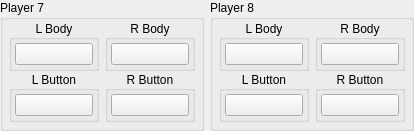
                <widget class="QWidget" name="player78Widget" native="true">
                 <layout class="QHBoxLayout" name="horizontalLayout_7">
                  <property name="leftMargin">
                   <number>0</number>
                  </property>
                  <property name="topMargin">
                   <number>0</number>
                  </property>
                  <property name="rightMargin">
                   <number>0</number>
                  </property>
                  <property name="bottomMargin">
                   <number>0</number>
                  </property>
                  <item>
                   <widget class="QGroupBox" name="player7Group">
                    <property name="title">
                     <string>Player 7</string>
                    </property>
                    <layout class="QHBoxLayout" name="horizontalLayout_12">
                     <property name="spacing">
                      <number>6</number>
                     </property>
                     <property name="leftMargin">
                      <number>6</number>
                     </property>
                     <property name="topMargin">
                      <number>0</number>
                     </property>
                     <property name="rightMargin">
                      <number>6</number>
                     </property>
                     <property name="bottomMargin">
                      <number>6</number>
                     </property>
                     <item>
                      <widget class="QWidget" name="player7LeftJoycon" native="true">
                       <layout class="QVBoxLayout" name="buttonMiscButtonsLeftJoyconVerticalLayout_12">
                        <property name="spacing">
                         <number>0</number>
                        </property>
                        <property name="leftMargin">
                         <number>0</number>
                        </property>
                        <property name="topMargin">
                         <number>0</number>
                        </property>
                        <property name="rightMargin">
                         <number>0</number>
                        </property>
                        <property name="bottomMargin">
                         <number>0</number>
                        </property>
                        <item alignment="Qt::AlignHCenter">
                         <widget class="QGroupBox" name="player7LeftBodyGroup">
                          <property name="title">
                           <string>L Body</string>
                          </property>
                          <property name="alignment">
                           <set>Qt::AlignCenter</set>
                          </property>
                          <layout class="QVBoxLayout" name="verticalLayout_58">
                           <property name="spacing">
                            <number>3</number>
                           </property>
                           <property name="leftMargin">
                            <number>3</number>
                           </property>
                           <property name="topMargin">
                            <number>3</number>
                           </property>
                           <property name="rightMargin">
                            <number>3</number>
                           </property>
                           <property name="bottomMargin">
                            <number>3</number>
                           </property>
                           <item>
                            <widget class="QPushButton" name="player7_left_body_button">
                             <property name="sizePolicy">
                              <sizepolicy hsizetype="Fixed" vsizetype="Fixed">
                               <horstretch>0</horstretch>
                               <verstretch>0</verstretch>
                              </sizepolicy>
                             </property>
                             <property name="minimumSize">
                              <size>
                               <width>68</width>
                               <height>0</height>
                              </size>
                             </property>
                             <property name="maximumSize">
                              <size>
                               <width>68</width>
                               <height>16777215</height>
                              </size>
                             </property>
                             <property name="styleSheet">
                              <string notr="true">min-width: 76px;</string>
                             </property>
                             <property name="text">
                              <string/>
                             </property>
                            </widget>
                           </item>
                          </layout>
                         </widget>
                        </item>
                        <item alignment="Qt::AlignHCenter">
                         <widget class="QGroupBox" name="player7LeftButtonsGroup">
                          <property name="title">
                           <string>L Button</string>
                          </property>
                          <property name="alignment">
                           <set>Qt::AlignCenter</set>
                          </property>
                          <layout class="QVBoxLayout" name="verticalLayout_59">
                           <property name="spacing">
                            <number>3</number>
                           </property>
                           <property name="leftMargin">
                            <number>3</number>
                           </property>
                           <property name="topMargin">
                            <number>3</number>
                           </property>
                           <property name="rightMargin">
                            <number>3</number>
                           </property>
                           <property name="bottomMargin">
                            <number>3</number>
                           </property>
                           <item>
                            <widget class="QPushButton" name="player7_left_buttons_button">
                             <property name="sizePolicy">
                              <sizepolicy hsizetype="Fixed" vsizetype="Fixed">
                               <horstretch>0</horstretch>
                               <verstretch>0</verstretch>
                              </sizepolicy>
                             </property>
                             <property name="minimumSize">
                              <size>
                               <width>68</width>
                               <height>0</height>
                              </size>
                             </property>
                             <property name="maximumSize">
                              <size>
                               <width>68</width>
                               <height>16777215</height>
                              </size>
                             </property>
                             <property name="styleSheet">
                              <string notr="true">min-width: 76px;</string>
                             </property>
                             <property name="text">
                              <string/>
                             </property>
                            </widget>
                           </item>
                          </layout>
                         </widget>
                        </item>
                       </layout>
                      </widget>
                     </item>
                     <item>
                      <widget class="QWidget" name="player7RightJoycon" native="true">
                       <layout class="QVBoxLayout" name="buttonMiscButtonsRightJoyconVerticalLayout_12">
                        <property name="spacing">
                         <number>0</number>
                        </property>
                        <property name="leftMargin">
                         <number>0</number>
                        </property>
                        <property name="topMargin">
                         <number>0</number>
                        </property>
                        <property name="rightMargin">
                         <number>0</number>
                        </property>
                        <property name="bottomMargin">
                         <number>0</number>
                        </property>
                        <item alignment="Qt::AlignHCenter">
                         <widget class="QGroupBox" name="player7RightBodyGroup">
                          <property name="title">
                           <string>R Body</string>
                          </property>
                          <property name="alignment">
                           <set>Qt::AlignCenter</set>
                          </property>
                          <layout class="QVBoxLayout" name="verticalLayout_56">
                           <property name="spacing">
                            <number>3</number>
                           </property>
                           <property name="leftMargin">
                            <number>3</number>
                           </property>
                           <property name="topMargin">
                            <number>3</number>
                           </property>
                           <property name="rightMargin">
                            <number>3</number>
                           </property>
                           <property name="bottomMargin">
                            <number>3</number>
                           </property>
                           <item>
                            <widget class="QPushButton" name="player7_right_body_button">
                             <property name="sizePolicy">
                              <sizepolicy hsizetype="Fixed" vsizetype="Fixed">
                               <horstretch>0</horstretch>
                               <verstretch>0</verstretch>
                              </sizepolicy>
                             </property>
                             <property name="minimumSize">
                              <size>
                               <width>68</width>
                               <height>0</height>
                              </size>
                             </property>
                             <property name="maximumSize">
                              <size>
                               <width>68</width>
                               <height>16777215</height>
                              </size>
                             </property>
                             <property name="styleSheet">
                              <string notr="true">min-width: 76px;</string>
                             </property>
                             <property name="text">
                              <string/>
                             </property>
                            </widget>
                           </item>
                          </layout>
                         </widget>
                        </item>
                        <item alignment="Qt::AlignHCenter">
                         <widget class="QGroupBox" name="player7RightButtonsGroup">
                          <property name="title">
                           <string>R Button</string>
                          </property>
                          <property name="alignment">
                           <set>Qt::AlignCenter</set>
                          </property>
                          <layout class="QVBoxLayout" name="verticalLayout_57">
                           <property name="spacing">
                            <number>3</number>
                           </property>
                           <property name="leftMargin">
                            <number>3</number>
                           </property>
                           <property name="topMargin">
                            <number>3</number>
                           </property>
                           <property name="rightMargin">
                            <number>3</number>
                           </property>
                           <property name="bottomMargin">
                            <number>3</number>
                           </property>
                           <item>
                            <widget class="QPushButton" name="player7_right_buttons_button">
                             <property name="sizePolicy">
                              <sizepolicy hsizetype="Fixed" vsizetype="Fixed">
                               <horstretch>0</horstretch>
                               <verstretch>0</verstretch>
                              </sizepolicy>
                             </property>
                             <property name="minimumSize">
                              <size>
                               <width>68</width>
                               <height>0</height>
                              </size>
                             </property>
                             <property name="maximumSize">
                              <size>
                               <width>68</width>
                               <height>16777215</height>
                              </size>
                             </property>
                             <property name="styleSheet">
                              <string notr="true">min-width: 76px;</string>
                             </property>
                             <property name="text">
                              <string/>
                             </property>
                            </widget>
                           </item>
                          </layout>
                         </widget>
                        </item>
                       </layout>
                      </widget>
                     </item>
                    </layout>
                   </widget>
                  </item>
                  <item>
                   <widget class="QGroupBox" name="player8Group">
                    <property name="title">
                     <string>Player 8</string>
                    </property>
                    <layout class="QHBoxLayout" name="horizontalLayout_13">
                     <property name="spacing">
                      <number>6</number>
                     </property>
                     <property name="leftMargin">
                      <number>6</number>
                     </property>
                     <property name="topMargin">
                      <number>0</number>
                     </property>
                     <property name="rightMargin">
                      <number>6</number>
                     </property>
                     <property name="bottomMargin">
                      <number>6</number>
                     </property>
                     <item>
                      <widget class="QWidget" name="player8LeftJoycon" native="true">
                       <layout class="QVBoxLayout" name="buttonMiscButtonsLeftJoyconVerticalLayout_13">
                        <property name="spacing">
                         <number>0</number>
                        </property>
                        <property name="leftMargin">
                         <number>0</number>
                        </property>
                        <property name="topMargin">
                         <number>0</number>
                        </property>
                        <property name="rightMargin">
                         <number>0</number>
                        </property>
                        <property name="bottomMargin">
                         <number>0</number>
                        </property>
                        <item alignment="Qt::AlignHCenter">
                         <widget class="QGroupBox" name="player8LeftBodyGroup">
                          <property name="title">
                           <string>L Body</string>
                          </property>
                          <property name="alignment">
                           <set>Qt::AlignCenter</set>
                          </property>
                          <layout class="QVBoxLayout" name="verticalLayout_62">
                           <property name="spacing">
                            <number>3</number>
                           </property>
                           <property name="leftMargin">
                            <number>3</number>
                           </property>
                           <property name="topMargin">
                            <number>3</number>
                           </property>
                           <property name="rightMargin">
                            <number>3</number>
                           </property>
                           <property name="bottomMargin">
                            <number>3</number>
                           </property>
                           <item>
                            <widget class="QPushButton" name="player8_left_body_button">
                             <property name="sizePolicy">
                              <sizepolicy hsizetype="Fixed" vsizetype="Fixed">
                               <horstretch>0</horstretch>
                               <verstretch>0</verstretch>
                              </sizepolicy>
                             </property>
                             <property name="minimumSize">
                              <size>
                               <width>68</width>
                               <height>0</height>
                              </size>
                             </property>
                             <property name="maximumSize">
                              <size>
                               <width>68</width>
                               <height>16777215</height>
                              </size>
                             </property>
                             <property name="styleSheet">
                              <string notr="true">min-width: 76px;</string>
                             </property>
                             <property name="text">
                              <string/>
                             </property>
                            </widget>
                           </item>
                          </layout>
                         </widget>
                        </item>
                        <item alignment="Qt::AlignHCenter">
                         <widget class="QGroupBox" name="player8LeftButtonsGroup">
                          <property name="title">
                           <string>L Button</string>
                          </property>
                          <property name="alignment">
                           <set>Qt::AlignCenter</set>
                          </property>
                          <layout class="QVBoxLayout" name="verticalLayout_63">
                           <property name="spacing">
                            <number>3</number>
                           </property>
                           <property name="leftMargin">
                            <number>3</number>
                           </property>
                           <property name="topMargin">
                            <number>3</number>
                           </property>
                           <property name="rightMargin">
                            <number>3</number>
                           </property>
                           <property name="bottomMargin">
                            <number>3</number>
                           </property>
                           <item>
                            <widget class="QPushButton" name="player8_left_buttons_button">
                             <property name="sizePolicy">
                              <sizepolicy hsizetype="Fixed" vsizetype="Fixed">
                               <horstretch>0</horstretch>
                               <verstretch>0</verstretch>
                              </sizepolicy>
                             </property>
                             <property name="minimumSize">
                              <size>
                               <width>68</width>
                               <height>0</height>
                              </size>
                             </property>
                             <property name="maximumSize">
                              <size>
                               <width>68</width>
                               <height>16777215</height>
                              </size>
                             </property>
                             <property name="styleSheet">
                              <string notr="true">min-width: 76px;</string>
                             </property>
                             <property name="text">
                              <string/>
                             </property>
                            </widget>
                           </item>
                          </layout>
                         </widget>
                        </item>
                       </layout>
                      </widget>
                     </item>
                     <item>
                      <widget class="QWidget" name="player8RightJoycon" native="true">
                       <layout class="QVBoxLayout" name="buttonMiscButtonsRightJoyconVerticalLayout_13">
                        <property name="spacing">
                         <number>0</number>
                        </property>
                        <property name="leftMargin">
                         <number>0</number>
                        </property>
                        <property name="topMargin">
                         <number>0</number>
                        </property>
                        <property name="rightMargin">
                         <number>0</number>
                        </property>
                        <property name="bottomMargin">
                         <number>0</number>
                        </property>
                        <item alignment="Qt::AlignHCenter">
                         <widget class="QGroupBox" name="player8RightBodyGroup">
                          <property name="title">
                           <string>R Body</string>
                          </property>
                          <property name="alignment">
                           <set>Qt::AlignCenter</set>
                          </property>
                          <layout class="QVBoxLayout" name="verticalLayout_60">
                           <property name="spacing">
                            <number>3</number>
                           </property>
                           <property name="leftMargin">
                            <number>3</number>
                           </property>
                           <property name="topMargin">
                            <number>3</number>
                           </property>
                           <property name="rightMargin">
                            <number>3</number>
                           </property>
                           <property name="bottomMargin">
                            <number>3</number>
                           </property>
                           <item>
                            <widget class="QPushButton" name="player8_right_body_button">
                             <property name="sizePolicy">
                              <sizepolicy hsizetype="Fixed" vsizetype="Fixed">
                               <horstretch>0</horstretch>
                               <verstretch>0</verstretch>
                              </sizepolicy>
                             </property>
                             <property name="minimumSize">
                              <size>
                               <width>68</width>
                               <height>0</height>
                              </size>
                             </property>
                             <property name="maximumSize">
                              <size>
                               <width>68</width>
                               <height>16777215</height>
                              </size>
                             </property>
                             <property name="styleSheet">
                              <string notr="true">min-width: 76px;</string>
                             </property>
                             <property name="text">
                              <string/>
                             </property>
                            </widget>
                           </item>
                          </layout>
                         </widget>
                        </item>
                        <item alignment="Qt::AlignHCenter">
                         <widget class="QGroupBox" name="player8RightButtonsGroup">
                          <property name="title">
                           <string>R Button</string>
                          </property>
                          <property name="alignment">
                           <set>Qt::AlignCenter</set>
                          </property>
                          <layout class="QVBoxLayout" name="verticalLayout_61">
                           <property name="spacing">
                            <number>3</number>
                           </property>
                           <property name="leftMargin">
                            <number>3</number>
                           </property>
                           <property name="topMargin">
                            <number>3</number>
                           </property>
                           <property name="rightMargin">
                            <number>3</number>
                           </property>
                           <property name="bottomMargin">
                            <number>3</number>
                           </property>
                           <item>
                            <widget class="QPushButton" name="player8_right_buttons_button">
                             <property name="sizePolicy">
                              <sizepolicy hsizetype="Fixed" vsizetype="Fixed">
                               <horstretch>0</horstretch>
                               <verstretch>0</verstretch>
                              </sizepolicy>
                             </property>
                             <property name="minimumSize">
                              <size>
                               <width>68</width>
                               <height>0</height>
                              </size>
                             </property>
                             <property name="maximumSize">
                              <size>
                               <width>68</width>
                               <height>16777215</height>
                              </size>
                             </property>
                             <property name="styleSheet">
                              <string notr="true">min-width: 76px;</string>
                             </property>
                             <property name="text">
                              <string/>
                             </property>
                            </widget>
                           </item>
                          </layout>
                         </widget>
                        </item>
                       </layout>
                      </widget>
                     </item>
                    </layout>
                   </widget>
                  </item>
                 </layout>
                </widget>
